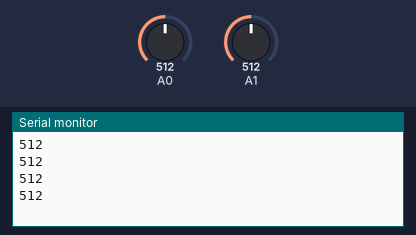
Simulated run of this sketch. Board: Arduino Uno, built with avr-gcc and run on an emulated ATmega328P. Parts: the last lines printed to the serial monitor. The test bench sets the inputs (shaded band); at power-on: A0 = 512, A1 = 512.

Above: at 1.8 s.
1.9 s: A0 set to 716
At 2.8 s:
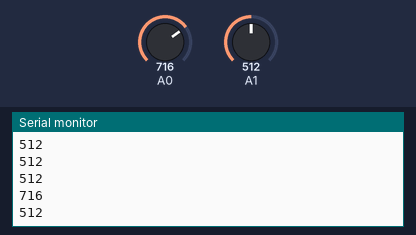
3.4 s: A1 set to 306
At 4.7 s:
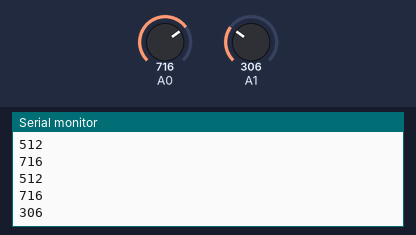
4.9 s: A0 set to 900
At 5.8 s:
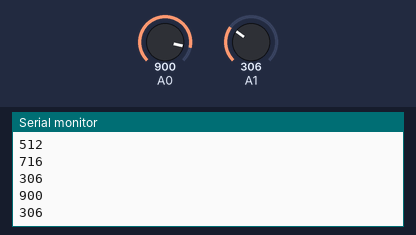
6.4 s: A1 set to 122
At 7.4 s:
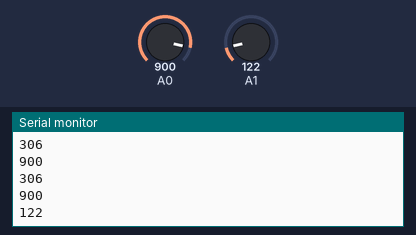
Timing chart, 0 to 8.9 s (numbered marks = the images above; inputs shaded):
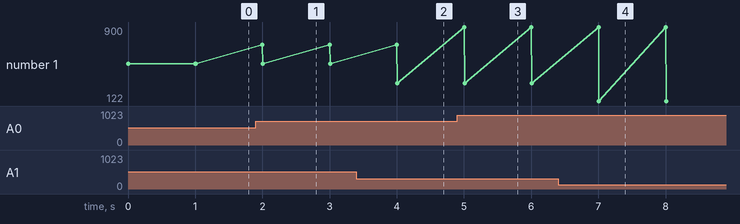

Measured:
- after the input at 1.9 s, the serial monitor: prints a new line after 0.10 s (image 1)
- after the input at 3.4 s, the serial monitor: prints a new line after 0.61 s (image 2)
- after the input at 4.9 s, the serial monitor: prints a new line after 0.10 s (image 3)
- after the input at 6.4 s, the serial monitor: prints a new line after 0.61 s (image 4)
- plotted number 1: 512 → 306 after the input at 3.4 s, 306 → 122 after the input at 6.4 s

The sketch:

SensorControl.ino
```cpp
/* FSR simple testing sketch.

Connect one end of FSR to power, the other end to Analog 0.
Then connect one end of a 10K resistor from Analog 0 to ground

For more information see www.ladyada.net/learn/sensors/fsr.html */

int fsrPin = 0;     // the FSR and 10K pulldown are connected to a0
int fsrReading;     // the analog reading from the FSR resistor divider

void setup(void) {
  // We'll send debugging information via the Serial monitor
  Serial.begin(9600);
}

void loop(void) {
  fsrReading = analogRead(0);
  Serial.println(fsrReading);
  fsrReading = analogRead(1);
  Serial.println(fsrReading);     // the raw analog reading
  delay(1000);
}
```
